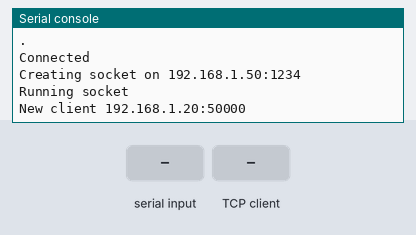
A program run on a simulated MicroPython board. Parts: the last lines printed to the serial console. The inputs (shaded band) are chosen by the test bench. One TCP client connects 1 s after the port opens and stays connected.

Above: at 3.2 s.
3.3 s: "1" received over the second serial link
At 4.5 s:
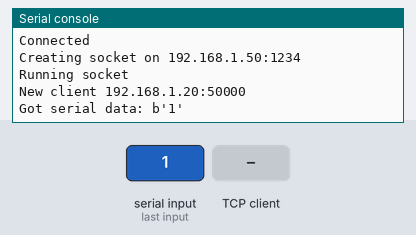
4.8 s: the TCP client sends "1"
At 5.2 s:
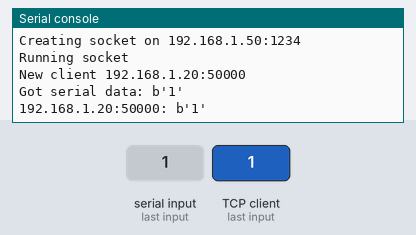
6.3 s: the TCP client sends "on"
At 7.5 s:
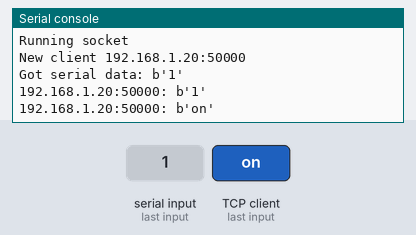
7.8 s: the TCP client sends "off"
At 8.7 s:
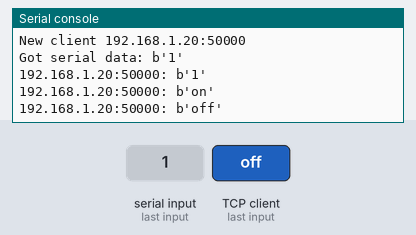
9.3 s: "0" received over the second serial link
At 10.8 s:
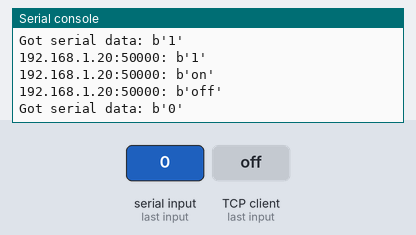

Measured:
- after the input at 3.3 s, the serial console: prints a new line at once (image 1)
- after the input at 4.8 s, the serial console: prints a new line at once (image 2)
- after the input at 6.3 s, the serial console: prints a new line at once (image 3)
- after the input at 7.8 s, the serial console: prints a new line at once (image 4)
- after the input at 9.3 s, the serial console: prints a new line after 0.09 s (image 5)

The program:

mbus-tcp-proxy.py
```python
#import time

# TODO: use network manager?
WIFI_SSID="..."
WIFI_PASS="..."

from machine import UART, Pin
from network import WLAN
import usocket
from time import sleep

ser = UART(1, 2400, bits=8, parity=0, stop=1, tx=4, rx=36)

w = WLAN()
w.active(True)
w.connect(WIFI_SSID, WIFI_PASS)

print("Connecting wifi...")

while not w.isconnected():
    print(".")
    sleep(1)

print("Connected")

print("Creating socket on {}:1234".format(w.ifconfig()[0]))
s = usocket.socket()
s.setblocking(False)
s.bind(("0.0.0.0", 1234))
s.listen()

clients = list()
removal = list()

def read_socket():
    while True:
        try:
            c = s.accept()
            c[0].settimeout(0.1)
            clients.append(c[0])
            print("New client {}:{}".format(c[1][0],c[1][1]))
        except OSError:
            pass

        serdata = ser.read(256)

        for c in clients:
            try:
                if serdata:
                    print("Got serial data: {}".format(serdata))
                    c.send(serdata)

                data, host = c.recvfrom(256)
                if not data:
                    c.close()
                    removal.append(c)
                    continue

                print("{}:{}: {}".format(host[0], host[1], data))
                ser.write(data)
            except OSError:
                pass

        for r in removal:
            print("Removing client")
            clients.remove(r)

        removal.clear()


print("Running socket")
read_socket()
```
